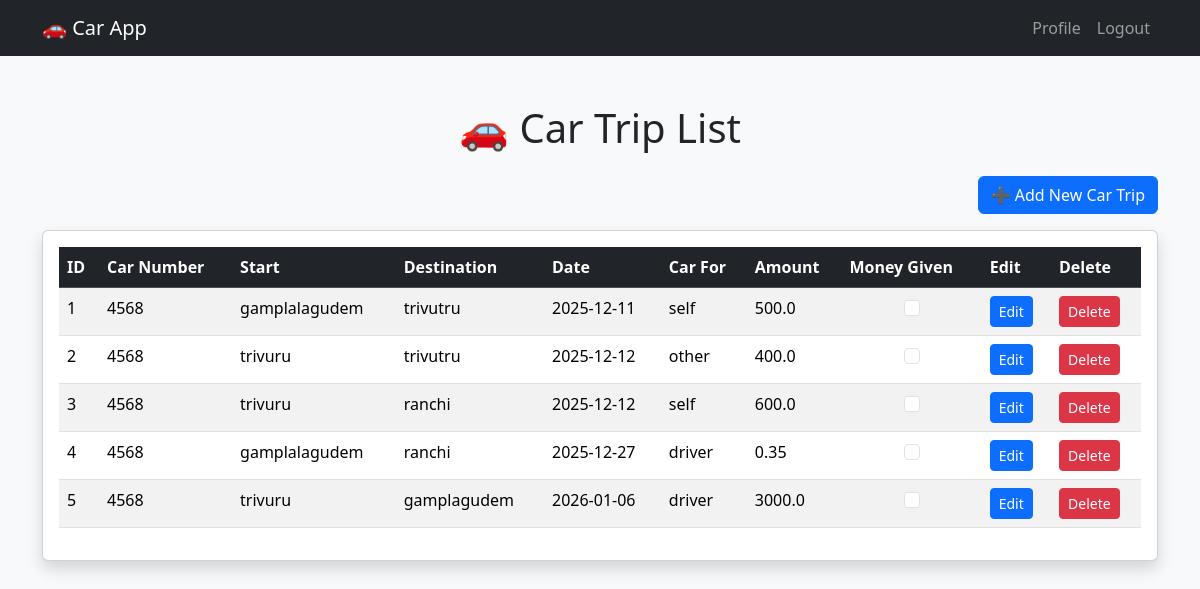
Screenshot of / (signed in) with the database file from the repository.
### app.py (models this page shows)
class CarTodo(db.Model):
    id = db.Column(db.Integer, primary_key=True)
    user_trip_id = db.Column(db.Integer, nullable=False)
    car_number = db.Column(db.String(20), nullable=False)
    start_point = db.Column(db.String(100), nullable=False)
    destination = db.Column(db.String(100), nullable=False)
    date = db.Column(db.String(20), nullable=False)
    car_for = db.Column(db.String(20), nullable=False)
    amount = db.Column(db.Float)
    user_id = db.Column(db.Integer, db.ForeignKey('user.id'))

### app.py (the view)
@app.route('/')
@login_required
def index():
    cars = CarTodo.query.filter_by(user_id=current_user.id).all()
    return render_template('index.html', cars=cars)

### app.py (called while the page is built)
@login_manager.user_loader
def load_user(user_id):
    return User.query.get(int(user_id))

### templates/index.html (shortened to what this page needs)
<!DOCTYPE html>
<html>
<head>
    <link href="https://cdn.jsdelivr.net/npm/bootstrap@5.3.2/dist/css/bootstrap.min.css" rel="stylesheet">
</head>
<body class="bg-light">
<nav class="navbar navbar-expand-lg navbar-dark bg-dark">
  <div class="container">
    <a class="navbar-brand" href="/">🚗 Car App</a>
    <div class="collapse navbar-collapse">
      <ul class="navbar-nav ms-auto">
        {% if current_user.is_authenticated %}
        <li class="nav-item">
          <a class="nav-link" href="/profile">Profile</a>
        </li>
        <li class="nav-item">
          <a class="nav-link" href="/logout">Logout</a>
        </li>
        {% endif %}
      </ul>
    </div>
  </div>
</nav>
<div class="container mt-5">
    <h1 class="text-center mb-4">🚗 Car Trip List</h1>
    <div class="text-end mb-3">
        <a href="/add" class="btn btn-primary">➕ Add New Car Trip</a>
    </div>
    <div class="card shadow">
        <div class="card-body">
            <table class="table table-striped table-hover">
                <thead class="table-dark">
                    <tr>
                        <th>ID</th>
                        <th>Car Number</th>
                        <th>Start</th>
                        <th>Destination</th>
                        <th>Date</th>
                        <th>Car For</th>
                        <th>Amount</th>
                        <th>Money Given</th>
                        <th>Edit</th>
                        <th>Delete</th>
                    </tr>
                </thead>
                <tbody>
                    {% for car in cars %}
                    <tr>
                        <td>{{ car.user_trip_id }}
</td>
                        <td>{{ car.car_number }}</td>
                        <td>{{ car.start_point }}</td>
                        <td>{{ car.destination }}</td>
                        <td>{{ car.date }}</td>
                        <td>{{ car.car_for }}</td>
                        <td>{{ car.amount if car.amount else 0 }}</td>
                        <td class="text-center">
                            <input type="checkbox" class="form-check-input view-details-checkbox" data-id="{{ car.id }}">
                        </td>
                        <td>
                            <a href="/edit/{{ car.id }}" class="btn btn-sm btn-primary">Edit</a>
                        </td>
                        <td>
                            <a href="/delete/{{ car.id }}" class="btn btn-sm btn-danger" onclick="return confirm('Are you sure you want to delete this trip?');">Delete</a>
                        </td>
                    </tr>
                    {% endfor %}
                </tbody>
            </table>
        </div>
    </div>
</div>
</body>
</html>

### rows the page displays
CarTodo: user_trip_id "1", car_number "4568", start_point "gamplalagudem", destination "trivutru", date "2025-12-11", car_for "self", amount "500.0"
CarTodo: user_trip_id "2", car_number "4568", start_point "trivuru", destination "trivutru", date "2025-12-12", car_for "other", amount "400.0"
CarTodo: user_trip_id "3", car_number "4568", start_point "trivuru", destination "ranchi", date "2025-12-12", car_for "self", amount "600.0"
CarTodo: user_trip_id "4", car_number "4568", start_point "gamplalagudem", destination "ranchi", date "2025-12-27", car_for "driver", amount "0.35"
CarTodo: user_trip_id "5", car_number "4568", start_point "trivuru", destination "gamplagudem", date "2026-01-06", car_for "driver", amount "3000.0"
